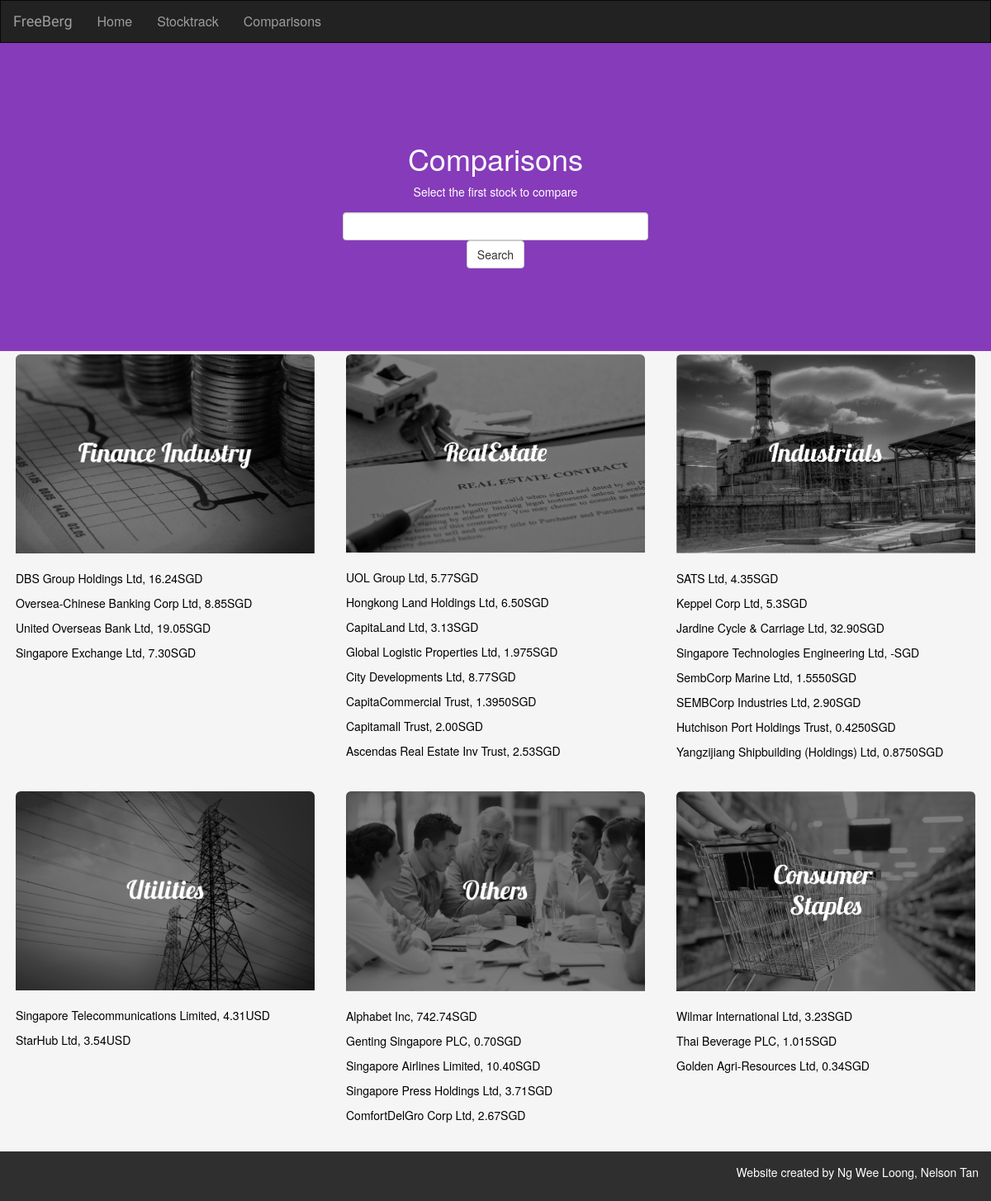
/pickstock1/, run on the app's committed database.
### stocktracker/models.py (models this page shows, shortened)
class Stock(models.Model):
    company_name = models.CharField(max_length = 100)
    ticker = models.CharField(max_length=10)
    bloom_ticker = models.CharField(max_length=10, null=True)
    lastprice = models.CharField(max_length = 10000000, default ='-')
    a_gain = models.CharField(max_length=10000000, default='-')
    peg = models.CharField(max_length=1000, default='-')
    revenue = models.CharField(max_length=100000, default='-')
    volume = models.IntegerField(blank=True, default = 1)
    description = models.TextField(null=True)
    start_date = models.DateField(null=True)
    price_change = models.FloatField(blank=True, default = 1)
    market_cap = models.CharField(max_length=100,blank=True, default = 1)
    get_high = models.CharField(max_length=100,blank=True, default = 1)
    get_low = models.CharField(max_length=100,blank=True, default = 1)
    pb_ratio = models.CharField(max_length=100,blank=True, default = 1)
    pe_ratio = models.CharField(max_length=100,blank=True, default = 1)
    dividend = models.CharField(max_length=100,blank=True, default = 1)
    industry = models.CharField(max_length=20, blank=True, default = '-')

### stocktracker/views.py (the view)
# urls.py: url(r'^pickstock1/$', views.pickstock1, name='pickstock1'),
def pickstock1(request):
    stocks = Stock.objects.all()
    query = request.GET.get('q')
    if query:
        stocks = stocks.filter(Q(ticker__icontains=query) |
                               Q(company_name__icontains=query)).distinct()
    context = {'stocks': stocks}
    return render(request, 'stocktracker/pickstock1.html', context)

### stocktracker/templates/stocktracker/pickstock1.html (shortened to what this page needs)
{% extends 'stocktracker/base.html' %}
{% block body  %}
<div class="container-fluid pickstock1-intro text-center">
        <H1>Comparisons</H1>
        <p> Select the first stock to compare </p>
        <form class="pickstock1-form" role="search" method="GET" action="">
            <div class="form-group">
                <div class="col-xs-4 col-xs-offset-4">
                    <input type="text" class="form-control" name="q" value="{{ request.GET.q }}">
                    <button type="submit" class="btn btn-default">Search</button>
                </div>
            </div>
        </form>
</div>
<div class="pickstock1-container container-fluid">
    <div class="row">
        <div class="allstock col-sm-4">
                <div class="thumbnail allstock">
                <img src="../../static/stocktracker/images/finance.png" class="img-rounded" alt="finance" width="100%">
                {% for stock in stocks %}
                    {% if stock.industry == "Financials" %}
                        <p>
                            <a href="{% url 'stocktracker:pickstock2' stock.id %}" >{{ stock.company_name }},
                            {{ stock.lastprice }}SGD</a>
                        </p>
                    {% endif %}
                {% endfor %}
            </div>
        </div>
        <div class="allstock col-sm-4">
            <div class="thumbnail allstock">
            <img src="../../static/stocktracker/images/real%20estate.png" class="img-rounded" alt="Real estate" width="100%">
            {% for stock in stocks %}
                {% if stock.industry == "Real Estate" %}
                    <p>
                        <a href="{% url 'stocktracker:pickstock2' stock.id %}" >{{ stock.company_name }},
                        {{ stock.lastprice }}SGD</a>
                    </p>
                {% endif %}
            {% endfor %}
            </div>
        </div>
        <div class="allstock col-sm-4">
                <div class="thumbnail allstock">
                <img src="../../static/stocktracker/images/industrial.png" class="img-rounded" alt=Industrials width="100%">
                {% for stock in stocks %}
                    {% if stock.industry == "Industrials" %}
                        <p>
                            <a href="{% url 'stocktracker:pickstock2' stock.id %}" >{{ stock.company_name }},
                            {{ stock.lastprice }}SGD</a>
                        </p>
                    {% endif %}
                {% endfor %}
            </div>
        </div>
        <div class="allstock col-sm-4">
            <div class="thumbnail allstock">
                <img src="../../static/stocktracker/images/Utilities.png" class="img-rounded" alt="Utilities" width="100%">
                {% for stock in stocks %}
                    {% if stock.industry == "Utilities" %}
                        <p>
                            <a href="{% url 'stocktracker:pickstock2' stock.id %}" >{{ stock.company_name }},
                            {{ stock.lastprice }}USD</a>
                        </p>
                    {% endif %}
                {% endfor %}
            </div>
        </div>
        <div class="allstock col-sm-4">
                <div class="thumbnail allstock">
                <img src="../../static/stocktracker/images/others.png" class="img-rounded" alt="Others" width="100%">
                {% for stock in stocks %}
                    {% if stock.industry == "Other Services" %}
                        <p>
                            <a href="{% url 'stocktracker:individual_stock' stock.id %}" >{{ stock.company_name }},
                            {{ stock.lastprice }}SGD</a>
                        </p>
                    {% endif %}
                {% endfor %}
                </div>
        </div>
        <div class="allstock col-sm-4">
                <div class="thumbnail allstock">
                <img src="../../static/stocktracker/images/consumers.png" class="img-rounded" alt="Consumer Staples" width="100%">
                {% for stock in stocks %}
                    {% if stock.industry == "Consumer Staples" %}
                        <p>
                            <a href="{% url 'stocktracker:pickstock2' stock.id %}" >{{ stock.company_name }},
                            {{ stock.lastprice }}SGD</a>
                        </p>
                    {% endif %}
                {% endfor %}
            </div>
        </div>
    </div>
</div>
{% endblock %}

### stocktracker/static/stocktracker/style.css (style rules this page uses)
body { background: whitesmoke; }
.thumbnail { background-color: transparent; border: none; }
a:link { color:black; }
.allstock img { padding-bottom: 20px; }
.pickstock1-intro { padding: 100px 0px 100px 0px; background-color: #863bba; color: white; }

### data on the page
Stock: company_name "DBS Group Holdings Ltd", lastprice "16.24"
Stock: company_name "Oversea-Chinese Banking Corp Ltd", lastprice "8.85"
Stock: company_name "United Overseas Bank Ltd", lastprice "19.05"
Stock: company_name "Singapore Exchange Ltd", lastprice "7.30"
Stock: company_name "UOL Group Ltd", lastprice "5.77"
Stock: company_name "Hongkong Land Holdings Ltd", lastprice "6.50"
Stock: company_name "CapitaLand Ltd", lastprice "3.13"
Stock: company_name "Global Logistic Properties Ltd", lastprice "1.975"
Stock: company_name "City Developments Ltd", lastprice "8.77"
Stock: company_name "CapitaCommercial Trust", lastprice "1.3950"
Stock: company_name "Capitamall Trust", lastprice "2.00"
Stock: company_name "Ascendas Real Estate Inv Trust", lastprice "2.53"
Stock: company_name "SATS Ltd", lastprice "4.35"
Stock: company_name "Keppel Corp Ltd", lastprice "5.3"
Stock: company_name "Jardine Cycle & Carriage Ltd", lastprice "32.90"
Stock: company_name "Singapore Technologies Engineering Ltd", lastprice "-"
Stock: company_name "SembCorp Marine Ltd", lastprice "1.5550"
Stock: company_name "SEMBCorp Industries Ltd", lastprice "2.90"
Stock: company_name "Hutchison Port Holdings Trust", lastprice "0.4250"
Stock: company_name "Yangzijiang Shipbuilding (Holdings) Ltd", lastprice "0.8750"
Stock: company_name "Singapore Telecommunications Limited", lastprice "4.31"
Stock: company_name "StarHub Ltd", lastprice "3.54"
Stock: company_name "Alphabet Inc", lastprice "742.74"
Stock: company_name "Genting Singapore PLC", lastprice "0.70"
Stock: company_name "Singapore Airlines Limited", lastprice "10.40"
Stock: company_name "Singapore Press Holdings Ltd", lastprice "3.71"
Stock: company_name "ComfortDelGro Corp Ltd", lastprice "2.67"
Stock: company_name "Wilmar International Ltd", lastprice "3.23"
Stock: company_name "Thai Beverage PLC", lastprice "1.015"
Stock: company_name "Golden Agri-Resources Ltd", lastprice "0.34"
